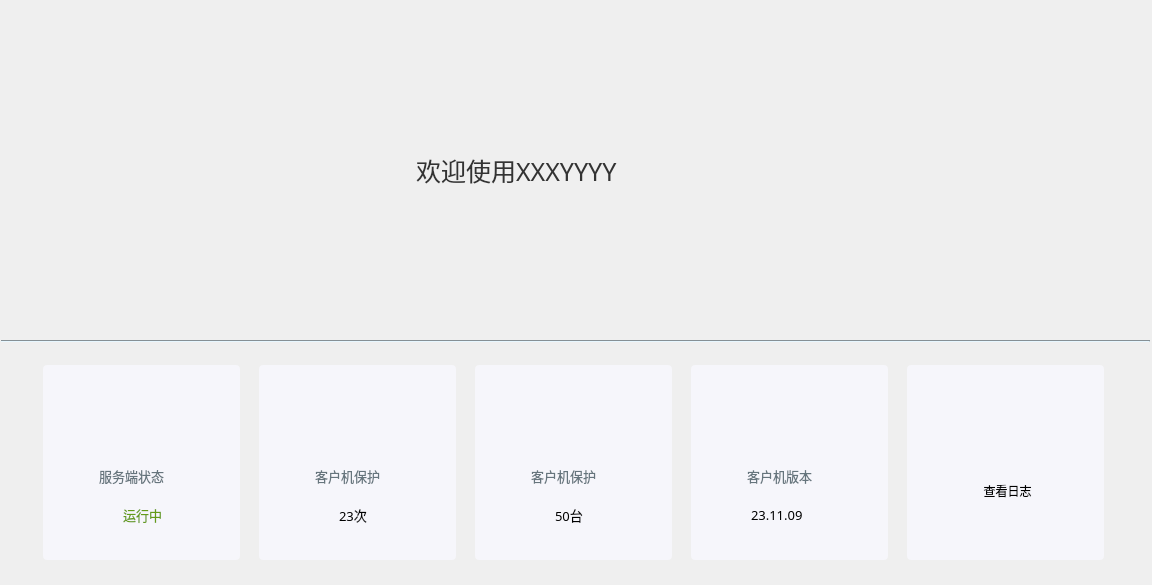
<?xml version="1.0" encoding="UTF-8"?>
<ui version="4.0">
 <class>HomeWidget</class>
 <widget class="QWidget" name="HomeWidget">
  <property name="geometry">
   <rect>
    <x>0</x>
    <y>0</y>
    <width>1152</width>
    <height>585</height>
   </rect>
  </property>
  <widget class="QLabel" name="imageLabel">
   <property name="geometry">
    <rect>
     <x>165</x>
     <y>60</y>
     <width>228</width>
     <height>228</height>
    </rect>
   </property>
   <property name="text">
    <string/>
   </property>
   <property name="pixmap">
    <pixmap/>
   </property>
  </widget>
  <widget class="QLabel" name="welcomeLabel">
   <property name="geometry">
    <rect>
     <x>390</x>
     <y>150</y>
     <width>591</width>
     <height>41</height>
    </rect>
   </property>
   <property name="font">
    <font>
     <family>Microsoft YaHei</family>
     <pointsize>19</pointsize>
     <weight>50</weight>
     <bold>false</bold>
    </font>
   </property>
   <property name="styleSheet">
    <string notr="true">margin-left: 20px; color: #333333;</string>
   </property>
   <property name="text">
    <string>欢迎使用XXXYYYY</string>
   </property>
  </widget>
  <widget class="QFrame" name="separatorLine">
   <property name="geometry">
    <rect>
     <x>1</x>
     <y>340</y>
     <width>1149</width>
     <height>2</height>
    </rect>
   </property>
   <property name="styleSheet">
    <string notr="true">background-color: #C9D8E0;</string>
   </property>
   <property name="frameShape">
    <enum>QFrame::HLine</enum>
   </property>
   <property name="frameShadow">
    <enum>QFrame::Sunken</enum>
   </property>
   <property name="lineWidth">
    <number>1</number>
   </property>
   <property name="midLineWidth">
    <number>0</number>
   </property>
  </widget>
  <widget class="QFrame" name="runningRectangle">
   <property name="geometry">
    <rect>
     <x>43</x>
     <y>365</y>
     <width>197</width>
     <height>195</height>
    </rect>
   </property>
   <property name="styleSheet">
    <string notr="true">background-color: #F6F6FB;border-radius: 4px;</string>
   </property>
   <property name="frameShape">
    <enum>QFrame::Box</enum>
   </property>
   <property name="frameShadow">
    <enum>QFrame::Plain</enum>
   </property>
   <property name="lineWidth">
    <number>0</number>
   </property>
   <property name="midLineWidth">
    <number>0</number>
   </property>
   <widget class="QLabel" name="runningImageLabel">
    <property name="geometry">
     <rect>
      <x>78</x>
      <y>34</y>
      <width>41</width>
      <height>57</height>
     </rect>
    </property>
    <property name="text">
     <string/>
    </property>
    <property name="pixmap">
     <pixmap/>
    </property>
   </widget>
   <widget class="QLabel" name="serverStatusLabel">
    <property name="geometry">
     <rect>
      <x>56</x>
      <y>100</y>
      <width>111</width>
      <height>21</height>
     </rect>
    </property>
    <property name="font">
     <font>
      <family>Microsoft YaHei</family>
      <pointsize>10</pointsize>
      <weight>50</weight>
      <bold>false</bold>
     </font>
    </property>
    <property name="styleSheet">
     <string notr="true">color: #66757D;</string>
    </property>
    <property name="text">
     <string>服务端状态</string>
    </property>
   </widget>
   <widget class="QLabel" name="runningImageStatus">
    <property name="geometry">
     <rect>
      <x>60</x>
      <y>139</y>
      <width>21</width>
      <height>21</height>
     </rect>
    </property>
    <property name="pixmap">
     <pixmap/>
    </property>
   </widget>
   <widget class="QLabel" name="runningTextLabel">
    <property name="geometry">
     <rect>
      <x>80</x>
      <y>139</y>
      <width>81</width>
      <height>21</height>
     </rect>
    </property>
    <property name="font">
     <font>
      <family>Microsoft YaHei</family>
      <pointsize>10</pointsize>
     </font>
    </property>
    <property name="styleSheet">
     <string notr="true">color: #649B17;</string>
    </property>
    <property name="text">
     <string>运行中</string>
    </property>
   </widget>
  </widget>
  <widget class="QFrame" name="protectRectangle">
   <property name="geometry">
    <rect>
     <x>259</x>
     <y>365</y>
     <width>197</width>
     <height>195</height>
    </rect>
   </property>
   <property name="styleSheet">
    <string notr="true">background-color: #F6F6FB;border-radius: 4px;</string>
   </property>
   <property name="frameShape">
    <enum>QFrame::Box</enum>
   </property>
   <property name="frameShadow">
    <enum>QFrame::Plain</enum>
   </property>
   <property name="lineWidth">
    <number>0</number>
   </property>
   <property name="midLineWidth">
    <number>0</number>
   </property>
   <widget class="QLabel" name="protectImageLabel">
    <property name="geometry">
     <rect>
      <x>76</x>
      <y>34</y>
      <width>47</width>
      <height>57</height>
     </rect>
    </property>
    <property name="text">
     <string/>
    </property>
    <property name="pixmap">
     <pixmap/>
    </property>
   </widget>
   <widget class="QLabel" name="protectionLabel">
    <property name="geometry">
     <rect>
      <x>56</x>
      <y>100</y>
      <width>121</width>
      <height>21</height>
     </rect>
    </property>
    <property name="font">
     <font>
      <family>Microsoft YaHei</family>
      <pointsize>10</pointsize>
      <weight>50</weight>
      <bold>false</bold>
     </font>
    </property>
    <property name="styleSheet">
     <string notr="true">color: #66757D;</string>
    </property>
    <property name="text">
     <string>客户机保护</string>
    </property>
   </widget>
   <widget class="QLabel" name="protectCountLabel">
    <property name="geometry">
     <rect>
      <x>80</x>
      <y>139</y>
      <width>91</width>
      <height>21</height>
     </rect>
    </property>
    <property name="font">
     <font>
      <family>Microsoft YaHei</family>
      <pointsize>10</pointsize>
     </font>
    </property>
    <property name="styleSheet">
     <string notr="true">color: #000000;</string>
    </property>
    <property name="text">
     <string>23次</string>
    </property>
   </widget>
  </widget>
  <widget class="QFrame" name="clientRectangle">
   <property name="geometry">
    <rect>
     <x>475</x>
     <y>365</y>
     <width>197</width>
     <height>195</height>
    </rect>
   </property>
   <property name="styleSheet">
    <string notr="true">background-color: #F6F6FB;border-radius: 4px;</string>
   </property>
   <widget class="QLabel" name="clientImageLabel">
    <property name="geometry">
     <rect>
      <x>69</x>
      <y>34</y>
      <width>60</width>
      <height>50</height>
     </rect>
    </property>
    <property name="text">
     <string/>
    </property>
    <property name="pixmap">
     <pixmap/>
    </property>
   </widget>
   <widget class="QLabel" name="clientDesLabel">
    <property name="geometry">
     <rect>
      <x>56</x>
      <y>100</y>
      <width>121</width>
      <height>21</height>
     </rect>
    </property>
    <property name="font">
     <font>
      <family>Microsoft YaHei</family>
      <pointsize>10</pointsize>
      <weight>50</weight>
      <italic>false</italic>
      <bold>false</bold>
     </font>
    </property>
    <property name="styleSheet">
     <string notr="true">color: #66757D;</string>
    </property>
    <property name="text">
     <string>客户机保护</string>
    </property>
   </widget>
   <widget class="QLabel" name="clientCountLabel">
    <property name="geometry">
     <rect>
      <x>80</x>
      <y>139</y>
      <width>81</width>
      <height>21</height>
     </rect>
    </property>
    <property name="font">
     <font>
      <family>Microsoft YaHei</family>
      <pointsize>10</pointsize>
      <weight>50</weight>
      <italic>false</italic>
      <bold>false</bold>
     </font>
    </property>
    <property name="styleSheet">
     <string notr="true">color: #000000;</string>
    </property>
    <property name="text">
     <string>50台</string>
    </property>
   </widget>
  </widget>
  <widget class="QFrame" name="verRectangle">
   <property name="geometry">
    <rect>
     <x>691</x>
     <y>365</y>
     <width>197</width>
     <height>195</height>
    </rect>
   </property>
   <property name="styleSheet">
    <string notr="true">background-color: #F6F6FB;border-radius: 4px;</string>
   </property>
   <widget class="QLabel" name="verImageLabel">
    <property name="geometry">
     <rect>
      <x>73</x>
      <y>34</y>
      <width>56</width>
      <height>43</height>
     </rect>
    </property>
    <property name="text">
     <string/>
    </property>
    <property name="pixmap">
     <pixmap/>
    </property>
   </widget>
   <widget class="QLabel" name="verDesLabel">
    <property name="geometry">
     <rect>
      <x>56</x>
      <y>100</y>
      <width>121</width>
      <height>21</height>
     </rect>
    </property>
    <property name="font">
     <font>
      <family>Microsoft YaHei</family>
      <pointsize>10</pointsize>
      <weight>50</weight>
      <italic>false</italic>
      <bold>false</bold>
     </font>
    </property>
    <property name="styleSheet">
     <string notr="true">color: #66757D;</string>
    </property>
    <property name="text">
     <string>客户机版本</string>
    </property>
   </widget>
   <widget class="QLabel" name="verLabel">
    <property name="geometry">
     <rect>
      <x>60</x>
      <y>139</y>
      <width>81</width>
      <height>21</height>
     </rect>
    </property>
    <property name="font">
     <font>
      <family>Microsoft YaHei</family>
      <pointsize>10</pointsize>
      <weight>50</weight>
      <italic>false</italic>
      <bold>false</bold>
     </font>
    </property>
    <property name="styleSheet">
     <string notr="true">color: #000000;</string>
    </property>
    <property name="text">
     <string>23.11.09</string>
    </property>
   </widget>
   <widget class="QPushButton" name="verButton">
    <property name="geometry">
     <rect>
      <x>130</x>
      <y>145</y>
      <width>16</width>
      <height>16</height>
     </rect>
    </property>
    <property name="styleSheet">
     <string notr="true"/>
    </property>
   </widget>
  </widget>
  <widget class="QWidget" name="logWidget" native="true">
   <property name="geometry">
    <rect>
     <x>907</x>
     <y>365</y>
     <width>197</width>
     <height>195</height>
    </rect>
   </property>
   <property name="styleSheet">
    <string notr="true">background-color: #F6F6FB;border-radius: 4px;</string>
   </property>
   <widget class="QLabel" name="logImageLabel">
    <property name="geometry">
     <rect>
      <x>73</x>
      <y>34</y>
      <width>64</width>
      <height>47</height>
     </rect>
    </property>
    <property name="text">
     <string/>
    </property>
    <property name="pixmap">
     <pixmap/>
    </property>
   </widget>
   <widget class="QPushButton" name="logDetailButton">
    <property name="geometry">
     <rect>
      <x>50</x>
      <y>110</y>
      <width>101</width>
      <height>31</height>
     </rect>
    </property>
    <property name="styleSheet">
     <string notr="true"/>
    </property>
    <property name="text">
     <string>查看日志</string>
    </property>
   </widget>
  </widget>
 </widget>
 <resources/>
 <connections/>
</ui>
